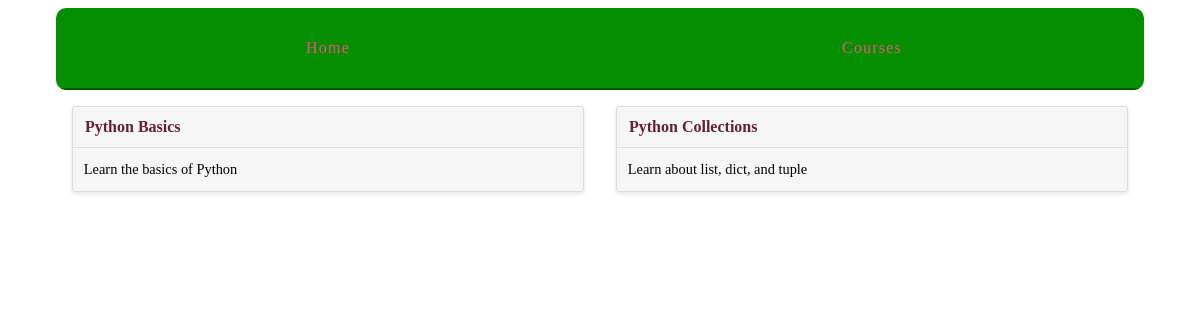
Page /courses/ on the committed database.
### courses/models.py (models this page shows, shortened)
class Course(models.Model):
    created_at = models.DateTimeField(auto_now_add=True)
    title = models.CharField(max_length=255)
    description = models.TextField()

### courses/views.py (the view)
def course_list(request):
    courses = Course.objects.all()
    return render(request, 'courses/course_list.html', {'courses': courses})
    """ Step 18.3 Commented out
    output = ', '.join([str(course) for course in courses])
    return HttpResponse(output)
    """

### courses/templates/courses/course_list.html (shortened to what this page needs)
{% extends "layout.html" %}
{% block content %}
<div class="cards">
    {% for course in courses %}
    <div class="card">
        <header>
            <a href="{% url 'courses:detail' pk=course.pk %}">
                {{ course.title }}
            </a>
        </header>
        <div class="card-copy">
            {{ course.description }}
        </div>
    </div>
    {% endfor %}
</div>
{% endblock %}

### assets/css/layout.css (style rules this page uses)
html { box-sizing: border-box; }
*, *::after, *::before { box-sizing: inherit; }
.cards { display: -webkit-box; display: -moz-box; display: box; display: -webkit-flex; display: -moz-flex; display: -ms-flexbox; display: flex; -webkit-box-lines: multiple; -moz-box-lines: multiple; box-lines: multiple; -webkit-flex-wrap: wrap; -moz-flex-wrap: wrap; -ms-flex-wrap: wrap; flex-wrap: wrap; -webkit-box-pack: justify; -moz-box-pack: justify; box-pack: justify; -webkit-justify-content: space-between; -moz-justify-content: space-between; -ms-justify-content: space-between; -o-justify-content: space-between; justify-content: space-between; -ms-flex-pack: justify; }
.card { -webkit-flex-basis: 15em; -moz-flex-basis: 15em; flex-basis: 15em; -ms-flex-preferred-size: 15em; -webkit-flex-grow: 1; -moz-flex-grow: 1; flex-grow: 1; -ms-flex-positive: 1; -webkit-transition: all 0.2s ease-in-out; -moz-transition: all 0.2s ease-in-out; transition: all 0.2s ease-in-out; background-color: #f6f6f6; border-radius: 3px; border: 1px solid gainsboro; box-shadow: 0 2px 4px #e6e6e6; margin: 0 1em 1.5em 1em; position: relative; }
.card header { -webkit-transition: all 0.2s ease-in-out; -moz-transition: all 0.2s ease-in-out; transition: all 0.2s ease-in-out; background-color: #f6f6f6; border-bottom: 1px solid gainsboro; border-radius: 3px 3px 0 0; font-weight: bold; line-height: 1.5em; padding: 0.5em 0.75em; }
.card header a { color: #642039; text-decoration: none; }
.card .card-copy { font-size: 0.9em; line-height: 1.5em; padding: 0.75em 0.75em; }

### rows in the picture
Course: title "Python Basics", description "Learn the basics of Python"
Course: title "Python Collections", description "Learn about list, dict, and tuple"
